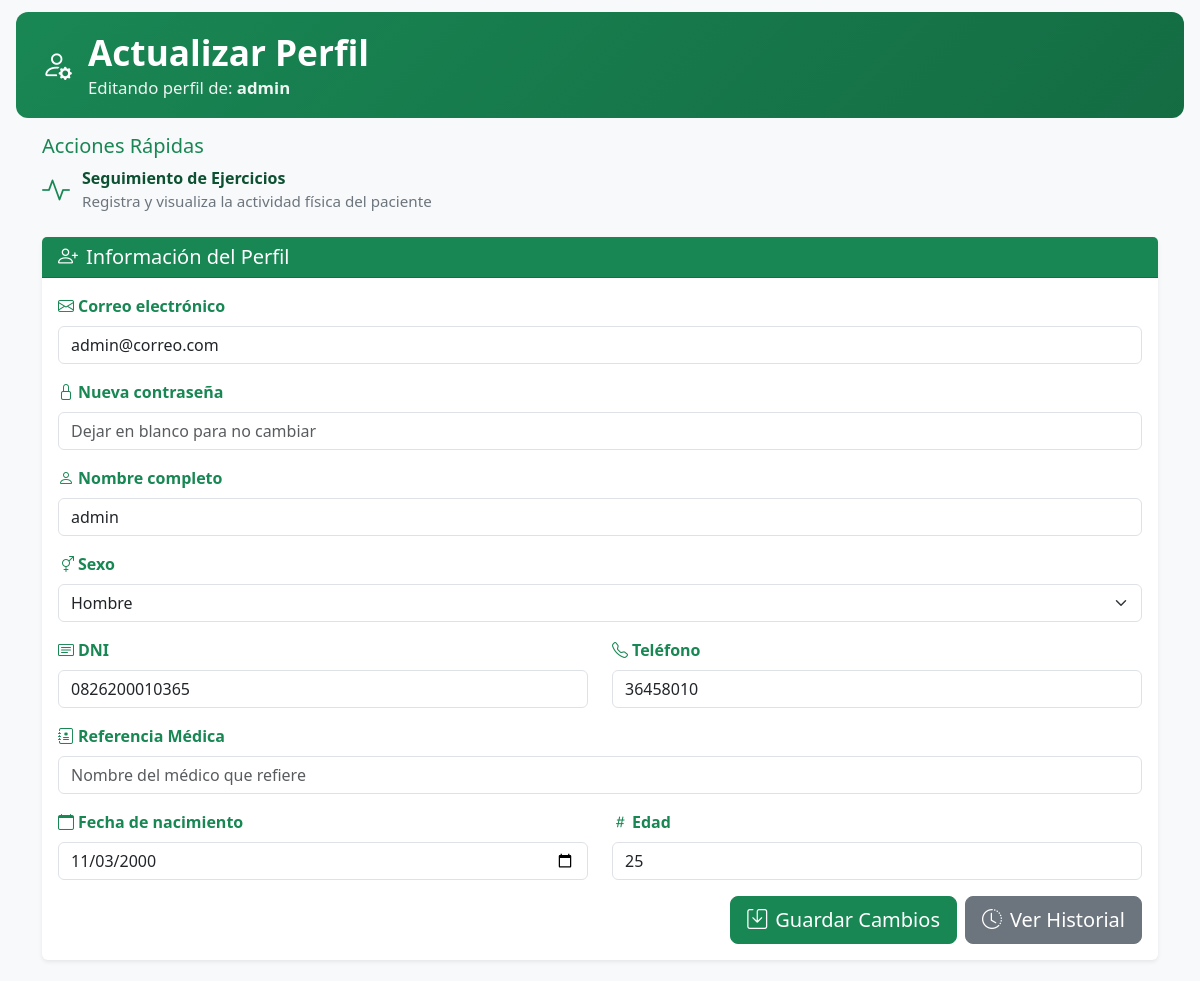
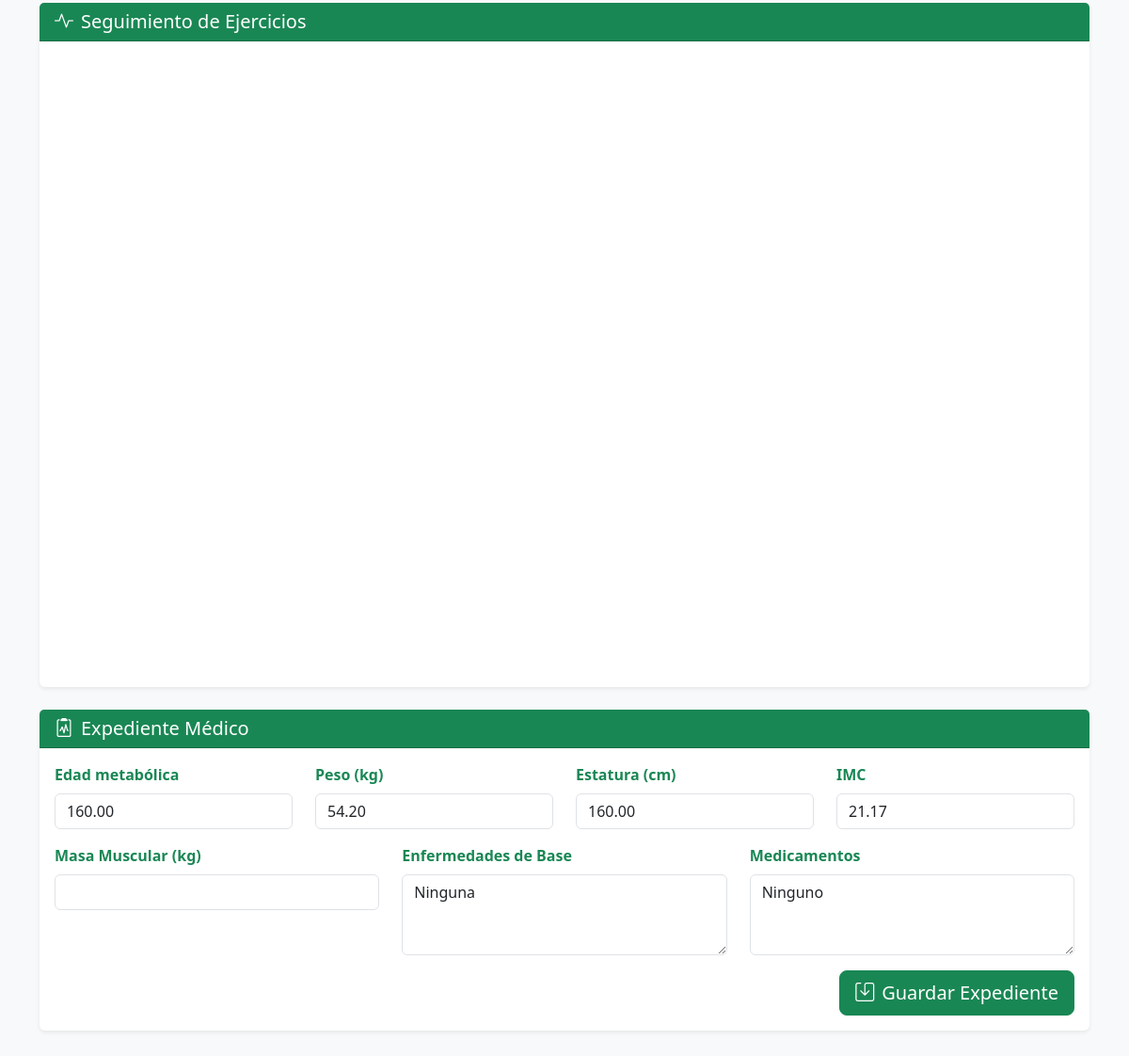
The page /Actualizar_perfil.php?id=15 (signed in) on the database its author committed (2 pictures, top to bottom).
### tables this page shows
CREATE TABLE `usuarios` (
  `id_usuarios` int(15) NOT NULL,
  `Nombre_completo` varchar(50) NOT NULL,
  `sexo` enum('M','F') NOT NULL DEFAULT 'M',
  `Correo_electronico` varchar(50) NOT NULL,
  `Usuario` varchar(50) NOT NULL,
  `Contrasena` varchar(255) NOT NULL,
  `rol` enum('Medico','Paciente','Administrador') NOT NULL DEFAULT 'Paciente',
  `imagen` varchar(500) DEFAULT NULL,
  `especialidad` varchar(255) DEFAULT NULL,
  `telefono` varchar(30) DEFAULT NULL
);

CREATE TABLE `pacientes` (
  `id_pacientes` int(11) NOT NULL,
  `id_usuarios` int(11) NOT NULL,
  `nombre_completo` varchar(100) DEFAULT NULL,
  `sexo` enum('M','F') NOT NULL DEFAULT 'M',
  `referencia_medica` varchar(255) DEFAULT NULL,
  `DNI` varchar(20) DEFAULT NULL,
  `fecha_nacimiento` date DEFAULT NULL,
  `edad` int(11) DEFAULT NULL,
  `telefono` varchar(20) DEFAULT NULL,
  `estado` enum('Activo','Inactivo') NOT NULL DEFAULT 'Activo'
);

CREATE TABLE `expediente` (
  `id_expediente` int(11) NOT NULL,
  `id_pacientes` int(11) NOT NULL,
  `edad_metabolica` decimal(10,2) DEFAULT NULL,
  `peso` decimal(5,2) DEFAULT NULL COMMENT 'Peso en kg',
  `estatura` decimal(5,2) DEFAULT NULL COMMENT 'Estatura en cm',
  `IMC` decimal(5,2) DEFAULT NULL COMMENT 'Índice de Masa Corporal',
  `masa_muscular` decimal(5,2) DEFAULT NULL COMMENT 'Masa muscular en kg',
  `enfermedades_base` text DEFAULT NULL COMMENT 'Enfermedades de base',
  `medicamentos` text DEFAULT NULL COMMENT 'Medicamentos',
  `fecha_registro` timestamp NOT NULL DEFAULT current_timestamp()
);

### Actualizar_perfil.php (the view, shortened to what this page needs)
<?php
require_once __DIR__ . '/db_connection.php';
$TABLE_USERS = 'usuarios';
$FIELDS_SELECT_USERS = 'id_usuarios, Nombre_completo, sexo, Correo_electronico, Usuario, Contrasena';
$TABLE_PATIENTS = 'pacientes';
$FIELDS_SELECT_PATIENTS = 'id_pacientes, id_usuarios, nombre_completo, DNI, fecha_nacimiento, edad, telefono, referencia_medica';
$TABLE_EXPEDIENTE = 'expediente';
$FIELDS_SELECT_EXPEDIENTE = 'id_expediente, id_pacientes, edad_metabolica, peso, estatura, IMC, enfermedades_base, medicamentos';
$userId = isset($_SESSION['id_usuarios']) ? intval($_SESSION['id_usuarios']) : 0;
function cargarUsuario(mysqli $conexion, string $tabla, int $id, string $campos)
{
    $stmt = $conexion->prepare("SELECT $campos FROM $tabla WHERE id_usuarios = ? LIMIT 1");
    $stmt->bind_param('i', $id);
    $stmt->execute();
    $res = $stmt->get_result();
    $dato = $res ? $res->fetch_assoc() : null;
    return $dato ?: null;
}
function cargarPaciente(mysqli $conexion, string $tabla, int $id, string $campos)
{
    $stmt = $conexion->prepare("SELECT $campos FROM $tabla WHERE id_usuarios = ? LIMIT 1");
    $stmt->bind_param('i', $id);
    $stmt->execute();
    $res = $stmt->get_result();
    $dato = $res ? $res->fetch_assoc() : null;
    return $dato ?: null;
}
function cargarExpediente(mysqli $conexion, string $tabla, int $idPacientes, string $campos)
{
    $stmt = $conexion->prepare("SELECT $campos FROM $tabla WHERE id_pacientes = ? LIMIT 1");
    $stmt->bind_param('i', $idPacientes);
    $stmt->execute();
    $res = $stmt->get_result();
    $dato = $res ? $res->fetch_assoc() : null;
    return $dato ?: null;
}
$usuario = cargarUsuario($conexion, $TABLE_USERS, $userId, $FIELDS_SELECT_USERS);
$paciente = cargarPaciente($conexion, $TABLE_PATIENTS, $userId, $FIELDS_SELECT_PATIENTS);
$role = $_SESSION['rol'] ?? null;
$isPrivileged = ($role === 'Medico' || $role === 'Administrador');
$viewingOther = false;
if ($isPrivileged) {
    $reqId = 0;
    if (!empty($_GET['id']))                   { $reqId = (int)$_GET['id']; }
    elseif (!empty($_POST['target_user_id']))  { $reqId = (int)$_POST['target_user_id']; }
    if ($reqId > 0 && $reqId !== $userId) {
        $targetUserId = $reqId;
        $viewingOther = true;
        $usuario  = cargarUsuario($conexion, $TABLE_USERS, $targetUserId, $FIELDS_SELECT_USERS);
        $paciente = cargarPaciente($conexion, $TABLE_PATIENTS, $targetUserId, $FIELDS_SELECT_PATIENTS);
    }
}
$noRegistrado = false;
$expediente = null;
if ($paciente && isset($paciente['id_pacientes'])) {
    $expediente = cargarExpediente($conexion, $TABLE_EXPEDIENTE, intval($paciente['id_pacientes']), $FIELDS_SELECT_EXPEDIENTE);
}
function h(?string $v): string { return htmlspecialchars($v ?? '', ENT_QUOTES | ENT_SUBSTITUTE, 'UTF-8'); }
?>
<!DOCTYPE html>
<html lang="es">
<head>
    <link href="https://cdn.jsdelivr.net/npm/bootstrap@5.3.0/dist/css/bootstrap.min.css" rel="stylesheet">
    <link rel="stylesheet" href="https://cdn.jsdelivr.net/npm/bootstrap-icons@1.10.0/font/bootstrap-icons.css">
</head>
<body>
    <div class="header-section d-flex align-items-center gap-3">
        <div class="medical-icon"><i class="bi bi-person-gear"></i></div>
        <div>
            <h1>Actualizar Perfil</h1>
            <?php if ($viewingOther && $usuario): ?>
            <p>Editando perfil de: <strong><?= htmlspecialchars($usuario['Nombre_completo'] ?? '', ENT_QUOTES, 'UTF-8') ?></strong></p>
            <?php else: ?>
            <p>Actualice su información personal y de paciente en la clínica nutricional.</p>
            <?php endif; ?>
        </div>
    </div>
    <div class="container mb-5">
        <?php if (!($noRegistrado && !$isPrivileged)): ?>
                <?php if (!empty($paciente) && isset($paciente['id_pacientes'])): ?>
                    <div class="mb-4">
                        <h5 class="mb-2" style="color:var(--brand-primary,#198754);">Acciones Rápidas</h5>
                        <div style="display:grid;grid-template-columns:repeat(auto-fit,minmax(220px,1fr));gap:12px;">
                            <a href="#" id="openEjerciciosBtn" class="action-btn" style="text-decoration:none;">
                                <div style="display:flex;align-items:center;gap:12px;">
                                    <i class="bi bi-activity" style="font-size:28px;color:var(--brand-primary,#198754);"></i>
                                    <div>
                                        <div style="font-weight:700;color:#0d5132;">Seguimiento de Ejercicios</div>
                                        <div style="color:#6c757d;font-size:0.95rem;">Registra y visualiza la actividad física del paciente</div>
                                    </div>
                                </div>
                            </a>
                        </div>
                    </div>
                <?php endif; ?>
            <div class="card">
                <div class="card-header bg-primary text-white">
                    <h5 class="card-title mb-0"><i class="bi bi-person-plus me-2"></i>Información del Perfil</h5>
                </div>
                <div class="card-body">
                    <form method="post" enctype="multipart/form-data">
                        <div class="mb-3">
                            <label for="Correo_electronico" class="form-label">
                                <i class="bi bi-envelope me-1"></i>Correo electrónico
                            </label>
                            <input type="email" class="form-control" id="Correo_electronico" name="Correo_electronico" value="<?= htmlspecialchars($usuario['Correo_electronico'] ?? '', ENT_QUOTES, 'UTF-8') ?>" required>
                        </div>
                        <div class="mb-3">
                            <label for="Contrasena" class="form-label">
                                <i class="bi bi-lock me-1"></i>Nueva contraseña
                            </label>
                            <input type="password" class="form-control" id="Contrasena" name="Contrasena" placeholder="Dejar en blanco para no cambiar">
                        </div>
<div class="mb-3">
                            <label for="nombre_completo" class="form-label">
                                <i class="bi bi-person me-1"></i>Nombre completo
                            </label>
                            <input type="text" class="form-control" id="nombre_completo" name="nombre_completo" value="<?= htmlspecialchars($paciente['nombre_completo'] ?? '', ENT_QUOTES, 'UTF-8') ?>" required>
                        </div>
                        <div class="mb-3">
                            <label for="sexo" class="form-label">
                                <i class="bi bi-gender-ambiguous me-1"></i>Sexo
                            </label>
                            <select class="form-select" id="sexo" name="sexo" required>
<option value="M" <?= (h($usuario['sexo'] ?? '') === 'M') ? 'selected' : '' ?>>Hombre</option>
                            </select>
                        </div>
                        <div class="row mb-3">
                            <div class="col-md-6">
                                <label for="DNI" class="form-label">
                                    <i class="bi bi-card-text me-1"></i>DNI
                                </label>
                                <input type="text" class="form-control" id="DNI" name="DNI" value="<?= htmlspecialchars($paciente['DNI'] ?? '', ENT_QUOTES, 'UTF-8') ?>" required>
                            </div>
                            <div class="col-md-6">
                                <label for="telefono" class="form-label">
                                    <i class="bi bi-telephone me-1"></i>Teléfono
                                </label>
                                <input type="text" class="form-control" id="telefono" name="telefono" value="<?= htmlspecialchars($paciente['telefono'] ?? '', ENT_QUOTES, 'UTF-8') ?>" required>
                            </div>
                        </div>
                        <div class="mb-3">
                            <label for="referencia_medica" class="form-label">
                                <i class="bi bi-journal-medical me-1"></i>Referencia Médica
                            </label>
                            <input type="text" class="form-control" id="referencia_medica" name="referencia_medica" value="<?= htmlspecialchars($paciente['referencia_medica'] ?? '', ENT_QUOTES, 'UTF-8') ?>" maxlength="255" placeholder="Nombre del médico que refiere">
                        </div>
                        <div class="row mb-3">
                            <div class="col-md-6">
                                <label for="fecha_nacimiento" class="form-label">
                                    <i class="bi bi-calendar me-1"></i>Fecha de nacimiento
                                </label>
                                <input type="date" class="form-control" id="fecha_nacimiento" name="fecha_nacimiento" value="<?= htmlspecialchars($paciente['fecha_nacimiento'] ?? '', ENT_QUOTES, 'UTF-8') ?>" required onchange="calcularEdad()">
                            </div>
                            <div class="col-md-6">
                                <label for="edad" class="form-label">
                                    <i class="bi bi-hash me-1"></i>Edad
                                </label>
                                <input type="text" class="form-control" id="edad" value="<?= htmlspecialchars($paciente['edad'] ?? '', ENT_QUOTES, 'UTF-8') ?>" readonly>
                            </div>
                        </div>
                        <div class="d-grid gap-2 d-md-flex justify-content-md-end">
                            <button type="submit" class="btn btn-primary btn-lg">
                                <i class="bi bi-save me-2"></i>Guardar Cambios
                            </button>
                            <button type="button" class="btn btn-secondary btn-lg" id="btnHistorial">
                                <i class="bi bi-clock-history me-2"></i>Ver Historial
                            </button>
                        </div>
                    </form>
                </div>
            </div>
        <?php endif; ?>
                        <?php if ($paciente && isset($paciente['id_pacientes'])): ?>
                            <div class="card mt-4">
                                <div class="card-header bg-primary text-white">
                                    <h5 class="card-title mb-0"><i class="bi bi-activity me-2"></i>Seguimiento de Ejercicios</h5>
                                </div>
                                <div class="card-body p-0">
                                    <iframe src="Seguimiento_ejercicio.php?id=<?= (int)$paciente['id_pacientes'] ?>" style="width:100%;height:680px;border:0;" title="Seguimiento de Ejercicios"></iframe>
                                </div>
                            </div>
                        <?php endif; ?>
        <?php if ($_SESSION['rol'] !== 'Paciente'): ?>
        <div class="card mt-4">
            <div class="card-header bg-primary text-white">
                <h5 class="card-title mb-0"><i class="bi bi-clipboard2-pulse me-2"></i>Expediente Médico</h5>
            </div>
            <div class="card-body">
                <form method="post">
                    <div class="row mb-3">
                        <div class="col-md-3">
                            <label class="form-label" for="edad_metabolica">Edad metabólica</label>
                            <input type="number" step="0.01" class="form-control" id="edad_metabolica" name="edad_metabolica" value="<?= htmlspecialchars($expediente['edad_metabolica'] ?? '', ENT_QUOTES, 'UTF-8') ?>">
                        </div>
                        <div class="col-md-3">
                            <label class="form-label" for="peso">Peso (kg)</label>
                            <input type="number" step="0.01" class="form-control" id="peso" name="peso" value="<?= htmlspecialchars($expediente['peso'] ?? '', ENT_QUOTES, 'UTF-8') ?>" oninput="calcularIMC()">
                        </div>
                        <div class="col-md-3">
                            <label class="form-label" for="estatura">Estatura (cm)</label>
                            <input type="number" step="0.01" class="form-control" id="estatura" name="estatura" value="<?= htmlspecialchars($expediente['estatura'] ?? '', ENT_QUOTES, 'UTF-8') ?>" oninput="calcularIMC()">
                        </div>
                        <div class="col-md-3">
                            <label class="form-label" for="IMC">IMC</label>
                            <input type="text" class="form-control" id="IMC" name="IMC" value="<?= htmlspecialchars($expediente['IMC'] ?? '', ENT_QUOTES, 'UTF-8') ?>" readonly>
                        </div>
                    </div>
                    <div class="row mb-3">
                        <div class="col-md-4">
                            <label class="form-label" for="masa_muscular">Masa Muscular (kg)</label>
                            <input type="number" step="0.01" class="form-control" id="masa_muscular" name="masa_muscular" value="<?= htmlspecialchars($expediente['masa_muscular'] ?? '', ENT_QUOTES, 'UTF-8') ?>">
                        </div>
                        <div class="col-md-4">
                            <label class="form-label" for="enfermedades_base">Enfermedades de Base</label>
                            <textarea class="form-control" id="enfermedades_base" name="enfermedades_base" rows="3"><?= htmlspecialchars($expediente['enfermedades_base'] ?? '', ENT_QUOTES, 'UTF-8') ?></textarea>
                        </div>
                        <div class="col-md-4">
                            <label class="form-label" for="medicamentos">Medicamentos</label>
                            <textarea class="form-control" id="medicamentos" name="medicamentos" rows="3"><?= htmlspecialchars($expediente['medicamentos'] ?? '', ENT_QUOTES, 'UTF-8') ?></textarea>
                        </div>
                    </div>
                    <div class="d-grid gap-2 d-md-flex justify-content-md-end">
                        <button type="submit" class="btn btn-primary btn-lg"><i class="bi bi-save me-2"></i>Guardar Expediente</button>
                    </div>
                </form>
            </div>
        </div>
        <?php endif; ?>
    </div>
</body>
</html>

### Actualizar_perfil.php (style rules this page uses)
body { background-color: #f8f9fa; }
.card { border: none; box-shadow: 0 0.125rem 0.25rem rgba(0, 0, 0, 0.075); }
.btn-primary { background-color: #198754; border-color: #198754; }
.bg-primary { background-color: #198754 !important; }
.form-label { font-weight: 600; color: #198754; }
.header-section { background: linear-gradient(135deg, #198754 0%, #146c43 100%); color: white; padding: 1.1rem 1.6rem; margin: 12px 1rem 1rem; border-radius: 12px; }
.header-section h1 { font-size: 2.2rem; font-weight: 700; margin: 0; line-height: 1.3; }
.header-section p { font-size: 1.05rem; opacity: 0.92; margin: 0; }
.medical-icon { font-size: 1.9rem; color: #ffffff; }

### rows shown on the page
usuarios: Nombre_completo "admin", Correo_electronico "admin@correo.com", sexo "Hombre"
pacientes: nombre_completo "admin", DNI "0826200010365", telefono "36458010", fecha_nacimiento "11/03/2000", edad "25"
expediente: edad_metabolica "160.00", peso "54.20", estatura "160.00", IMC "21.17", enfermedades_base "Ninguna", medicamentos "Ninguno"
